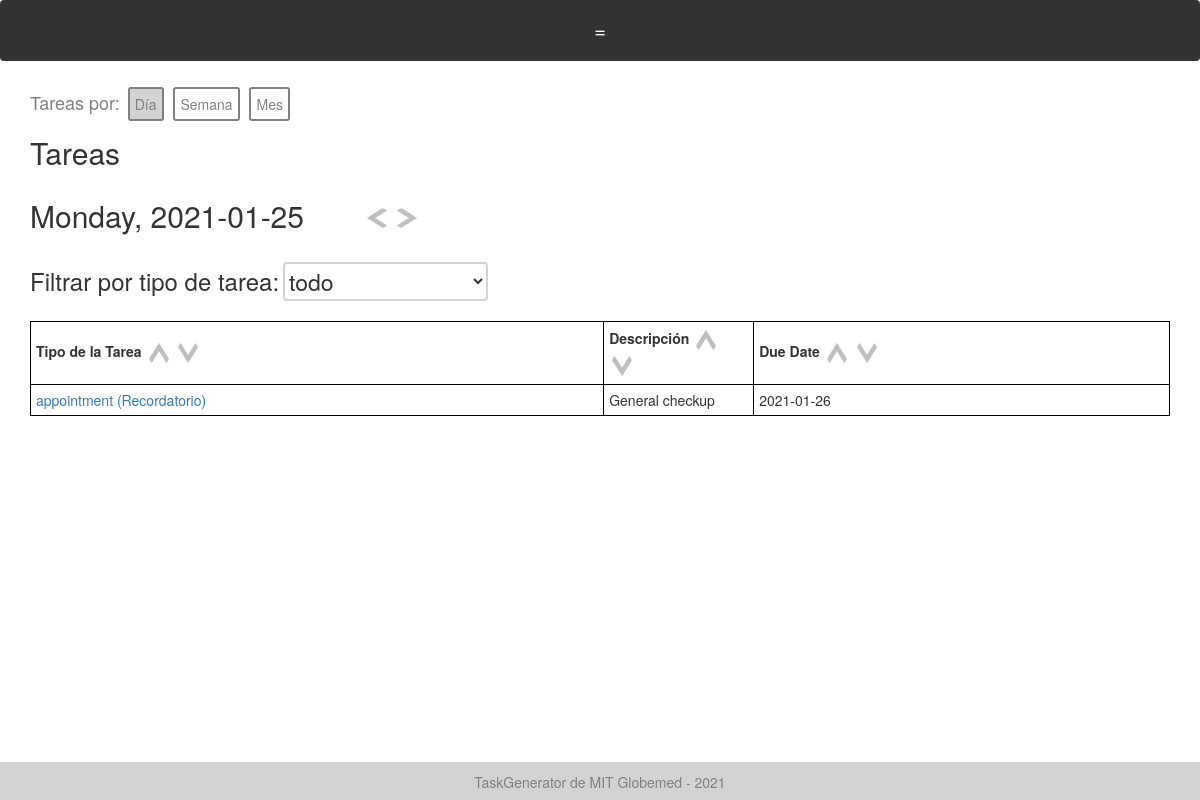
Page /daily_tasks (signed in) on the earlier database version.
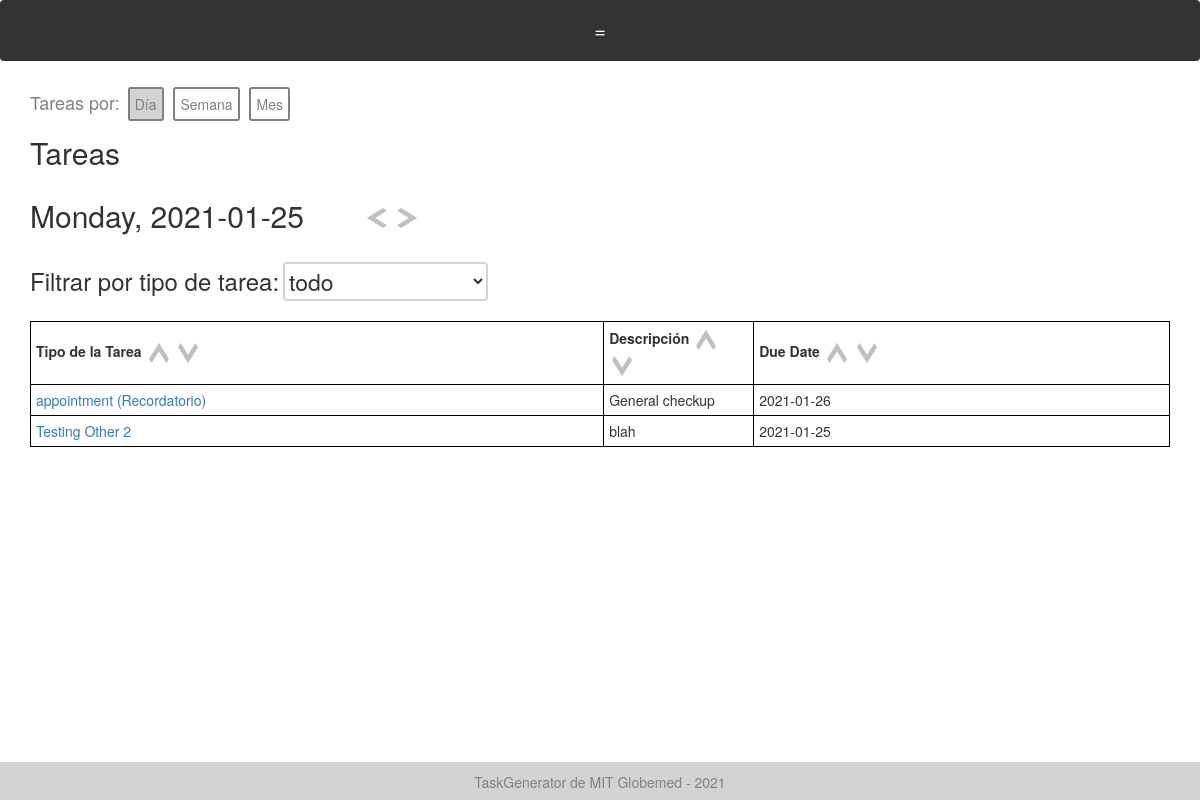
Same page on the later database version.
### models.py (models this page shows)
class Task(Base):
    __tablename__ = "tasks"
    id = Column(Integer, primary_key=True)
    task_type = Column(String, default="Generic")
    creator_id = Column(Integer)
    created_datetime = Column(DateTime)
    created_datestring = Column(String)
    due_datetime = Column(DateTime)
    due_datestring = Column(String)
    description = Column(String)
    completed = Column(Boolean) # completed or not
    fields = Column(PickleType) # dictionary of strings to strings
    reminders = Column(PickleType) # list of datetimes
    reminder_datestrings = Column(PickleType) # list of datetimes
    color = Column(String)
    items_of_use = Column(PickleType) # list of Inventory Item IDs

### app.py (the view)
@app.route('/daily_tasks')
@check_login_wrapper
def daily_tasks_():
    date = datetime.now().strftime("%Y-%m-%d")
    return render_template("daily_tasks.html", tasks=get_tasks_day(date), col_strings = ["Due Date"], col_vars = ["due_datestring"], task_types=get_task_types(), datestring=date,
        weekday = datetime.strptime(date, "%Y-%m-%d").strftime("%A"))

### app.py (called while the page is built)
def check_login_wrapper(func):
    @wraps(func)
    def inner(*args, **kwargs):
        if "username" not in login_session:
            flash("Please login to see that page." if login_session["language"] == "English" else "Inicie sesión para ver esa página")
            return redirect(url_for('login'))
        if "language" not in login_session:
            login_session["language"] = "Spanish"
        return func(*args, **kwargs)
    return inner

### database.py (called while the page is built)
def get_task_types():
    return session.query(TaskType).all()

def get_tasks():
    return session.query(Task).all()

def get_tasks_day(date):
    tasks = []
    for task in get_tasks():
        print("task due", task.due_datestring, task.reminder_datestrings, date)
        if task.due_datestring == date or date in task.reminder_datestrings:
            tasks.append(task)
    return tasks

### templates/daily_tasks.html (shortened to what this page needs)
{% extends "layout.html" %}
{% block body %}
 <span style="font-size: 18px; color: grey;">{{text['Tasks by']}}: </span>
  <a style="background-color: lightgrey; color:grey;" class="pretty-button" href="/daily_tasks/{{datestring}}">{{text['Day']}}</a>
  <a class="pretty-button" href="/weekly_tasks/{{datestring}}">{{text['Week']}}</a>
  <a class="pretty-button" href="/monthly_tasks/{{datestring}}">{{text['Month']}}</a>
  <h2 id="month_header" >{{text['Tasks']}}</h2>
  <h2 style="display: inline-block; width:330px;"> {{weekday}}, {{datestring}}</h2>
  <a  id="prev_button"><img style="margin-top: -10px; " src="{{url_for('static', filename='arrow_left.png')}}" class="arrow"></a>
  <a  id="next_button"><img style="margin-top: -10px; " src="{{url_for('static', filename='arrow_right.png')}}" class="arrow"></a>
  <br>
  <br>
  <h3 style="display: inline;">{{text['Filter by task type']}}:</h3>
  <select id="task_type" name="task_type" onchange="filterByTaskType()" style="font-size: 23px; border: solid lightgrey 2px; background: none; border-radius: 4px;">
    <option  value="all">{{text['all']}}</option>
  </select>
  <br>
  <br>
  <div id="table-container">
	  <table id="hidden-task-table" style="display: none; width:100%;">
  		<tr>
  			<th> {{text['Task Type']}}
          <img onclick="sortTable(0)" src="{{url_for('static', filename='arrow_up.png')}}" class="arrow">
          <img onclick="sortTable(0, true)" src="{{url_for('static', filename='arrow_down.png')}}" class="arrow">
        </th>
  			<th>{{text['Description']}}
          <img onclick="sortTable(1)" src="{{url_for('static', filename='arrow_up.png')}}" class="arrow">
          <img onclick="sortTable(1, true)" src="{{url_for('static', filename='arrow_down.png')}}" class="arrow">
        </th>
  			{% for col in col_strings %}
  				<th> {{ col }}
            <img onclick="sortTable({{loop.index+1}})" src="{{url_for('static', filename='arrow_up.png')}}" class="arrow">
            <img onclick="sortTable({{loop.index+1}}, true)" src="{{url_for('static', filename='arrow_down.png')}}" class="arrow">
          </th>
  			{% endfor %}
  	    </tr>
  	{% for task in tasks %}
  		<tr class="task-row">
  			<td><a href="/task/{{task.id}}"> {{ task.task_type }}
          {% if task.due_datestring != datestring %}
            ({{text['Reminder']}})
          {% endif %}
         </a></td>
  			{% if task.description|length > 20 %}
  		        <td class="desc-col"> {{ task.description[:20] }} <span class="tooltip2">...<span class="tooltiptext">{{ task.description }}</span></span></td>
  		    {% else %}
  		    	<td class="desc-col"> {{ task.description }} </td>
  		    {% endif %}
  	        {% for col in col_vars %}
  				<td> {{ task[col] }} </td>
  			{% endfor %}
  	    </tr>
      {% endfor %}
    </table>
  </div>
{%endblock%}

Differences in the rows shown:
added Task: task_type "Testing Other 2", description "blah", due_datestring "2021-01-25"
